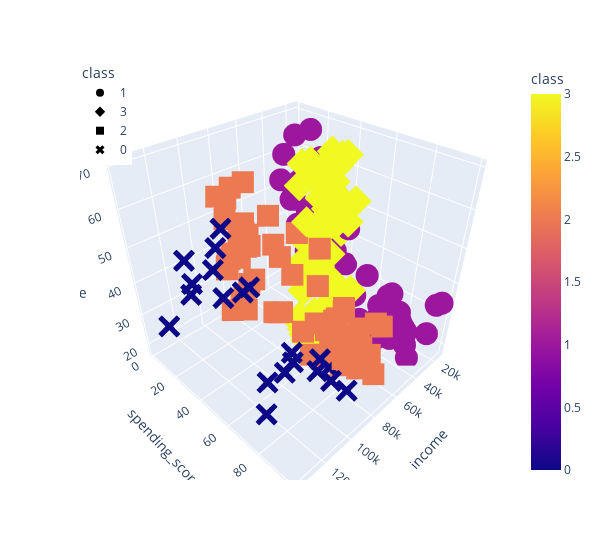

Source (notebook cell):
### Code cell
# K-means with 4 clusters
kmeans(shopping_df, k=4)

### Figure 1 — Plotly figure (JSON) as saved in the notebook; plotly's stock layout.template omitted (floating-point values rounded to 4 significant figures)
{"data": [{"hovertemplate": "class=%{marker.color}<br>income=%{x}<br>spending_score=%{y}<br>age=%{z}<extra></extra>", "legendgroup": "1", "marker": {"color": [1, 1, 1, 1, 1, 1, 1, 1, 1, 1, 1, 1, 1, 1, 1, 1, 1, 1, 1, 1, 1, 1, 1, 1, 1, 1, 1, 1, 1, 1, 1, 1, 1, 1, 1, 1, 1, 1, 1, 1, 1, 1, 1, 1, 1, 1, 1, 1, 1, 1], "coloraxis": "coloraxis", "symbol": "circle"}, "mode": "markers", "name": "1", "scene": "scene", "showlegend": true, "type": "scatter3d", "x": [15000, 15000, 16000, 16000, 17000, 17000, 18000, 18000, 19000, 19000, 19000, 19000, 20000, 20000, 20000, 20000, 21000, 21000, 23000, 23000, 24000, 24000, 25000, 25000, 28000, 28000, 28000, 28000, 29000, 29000, 30000, 30000, 33000, 33000, 33000, 33000, 34000, 34000, 37000, 37000, 38000, 38000, 39000, 39000, 39000, 39000, 40000, 40000, 40000, 40000], "y": [39, 81, 6, 77, 40, 76, 6, 94, 3, 72, 14, 99, 15, 77, 13, 79, 35, 66, 29, 98, 35, 73, 5, 73, 14, 82, 32, 61, 31, 87, 4, 73, 4, 92, 14, 81, 17, 73, 26, 75, 35, 92, 36, 61, 28, 65, 55, 47, 42, 42], "z": [19, 21, 20, 23, 31, 22, 35, 23, 64, 30, 67, 35, 58, 24, 37, 22, 35, 20, 52, 35, 35, 25, 46, 31, 54, 29, 45, 35, 40, 23, 60, 21, 53, 18, 49, 21, 42, 30, 36, 20, 65, 24, 48, 31, 49, 24, 50, 27, 29, 31]}, {"hovertemplate": "class=%{marker.color}<br>income=%{x}<br>spending_score=%{y}<br>age=%{z}<extra></extra>", "legendgroup": "3", "marker": {"color": [3, 3, 3, 3, 3, 3, 3, 3, 3, 3, 3, 3, 3, 3, 3, 3, 3, 3, 3, 3, 3, 3, 3, 3, 3, 3, 3, 3, 3, 3, 3, 3, 3, 3, 3, 3, 3, 3, 3, 3, 3, 3, 3, 3, 3, 3, 3, 3, 3, 3, 3, 3, 3, 3, 3, 3, 3, 3, 3, 3, 3, 3, 3, 3, 3, 3, 3, 3], "coloraxis": "coloraxis", "symbol": "diamond"}, "mode": "markers", "name": "3", "scene": "scene", "showlegend": true, "type": "scatter3d", "x": [42000, 42000, 43000, 43000, 43000, 43000, 44000, 44000, 46000, 46000, 46000, 46000, 47000, 47000, 48000, 48000, 48000, 48000, 48000, 48000, 49000, 49000, 50000, 50000, 54000, 54000, 54000, 54000, 54000, 54000, 54000, 54000, 54000, 54000, 54000, 54000, 57000, 57000, 58000, 58000, 59000, 59000, 60000, 60000, 60000, 60000, 60000, 60000, 61000, 61000, 62000, 62000, 62000, 62000, 62000, 62000, 63000, 63000, 63000, 63000, 63000, 63000, 64000, 64000, 65000, 65000, 65000, 65000], "y": [52, 60, 54, 60, 45, 41, 50, 46, 51, 46, 56, 55, 52, 59, 51, 59, 50, 48, 59, 47, 55, 42, 49, 56, 47, 54, 53, 48, 52, 42, 51, 55, 41, 44, 57, 46, 58, 55, 60, 46, 55, 41, 49, 40, 42, 52, 47, 50, 42, 49, 41, 48, 59, 55, 56, 42, 50, 46, 43, 48, 52, 54, 42, 46, 48, 50, 43, 59], "z": [49, 33, 31, 59, 50, 47, 51, 69, 27, 53, 70, 19, 67, 54, 63, 18, 43, 68, 19, 32, 70, 47, 60, 60, 59, 26, 45, 40, 23, 49, 57, 38, 67, 46, 21, 48, 55, 22, 34, 50, 68, 18, 48, 40, 32, 24, 47, 27, 48, 20, 23, 49, 67, 26, 49, 21, 66, 54, 68, 66, 65, 19, 38, 19, 18, 19, 63, 49]}, {"hovertemplate": "class=%{marker.color}<br>income=%{x}<br>spending_score=%{y}<br>age=%{z}<extra></extra>", "legendgroup": "2", "marker": {"color": [2, 2, 2, 2, 2, 2, 2, 2, 2, 2, 2, 2, 2, 2, 2, 2, 2, 2, 2, 2, 2, 2, 2, 2, 2, 2, 2, 2, 2, 2, 2, 2, 2, 2, 2, 2, 2, 2, 2, 2, 2, 2, 2, 2, 2, 2, 2, 2, 2, 2, 2, 2, 2, 2, 2, 2, 2, 2, 2, 2, 2, 2], "coloraxis": "coloraxis", "symbol": "square"}, "mode": "markers", "name": "2", "scene": "scene", "showlegend": true, "type": "scatter3d", "x": [67000, 67000, 67000, 67000, 69000, 69000, 70000, 70000, 71000, 71000, 71000, 71000, 71000, 71000, 72000, 72000, 73000, 73000, 73000, 73000, 74000, 74000, 75000, 75000, 76000, 76000, 77000, 77000, 77000, 77000, 78000, 78000, 78000, 78000, 78000, 78000, 78000, 78000, 78000, 78000, 78000, 78000, 79000, 79000, 81000, 81000, 85000, 85000, 86000, 86000, 87000, 87000, 87000, 87000, 87000, 87000, 88000, 88000, 88000, 88000, 93000, 93000], "y": [43, 57, 56, 40, 58, 91, 29, 77, 35, 95, 11, 75, 9, 75, 34, 71, 5, 88, 7, 73, 10, 72, 5, 93, 40, 87, 12, 97, 36, 74, 22, 90, 17, 88, 20, 76, 16, 89, 1, 78, 1, 73, 35, 83, 5, 93, 26, 75, 20, 95, 27, 63, 13, 75, 10, 92, 13, 86, 15, 69, 14, 90], "z": [51, 50, 27, 38, 40, 39, 23, 31, 43, 40, 59, 38, 47, 39, 25, 31, 20, 29, 44, 32, 19, 35, 57, 32, 28, 32, 25, 28, 48, 32, 34, 34, 43, 39, 44, 38, 47, 27, 37, 30, 34, 30, 56, 29, 19, 31, 50, 36, 42, 33, 36, 32, 40, 28, 36, 36, 52, 30, 58, 27, 59, 35]}, {"hovertemplate": "class=%{marker.color}<br>income=%{x}<br>spending_score=%{y}<br>age=%{z}<extra></extra>", "legendgroup": "0", "marker": {"color": [0, 0, 0, 0, 0, 0, 0, 0, 0, 0, 0, 0, 0, 0, 0, 0, 0, 0, 0, 0], "coloraxis": "coloraxis", "symbol": "x"}, "mode": "markers", "name": "0", "scene": "scene", "showlegend": true, "type": "scatter3d", "x": [97000, 97000, 98000, 98000, 99000, 99000, 101000, 101000, 103000, 103000, 103000, 103000, 113000, 113000, 120000, 120000, 126000, 126000, 137000, 137000], "y": [32, 86, 15, 88, 39, 97, 24, 68, 17, 85, 23, 69, 8, 91, 16, 79, 28, 74, 18, 83], "z": [37, 32, 46, 29, 41, 30, 54, 28, 41, 36, 34, 32, 33, 38, 47, 35, 45, 32, 32, 30]}], "layout": {"coloraxis": {"colorbar": {"title": {"text": "class"}}, "colorscale": [[0, "#0d0887"], [0.1111, "#46039f"], [0.2222, "#7201a8"], [0.3333, "#9c179e"], [0.4444, "#bd3786"], [0.5556, "#d8576b"], [0.6667, "#ed7953"], [0.7778, "#fb9f3a"], [0.8889, "#fdca26"], [1, "#f0f921"]]}, "legend": {"title": {"text": "class"}, "tracegroupgap": 0, "x": 0, "y": 1}, "margin": {"t": 60}, "scene": {"domain": {"x": [0, 1], "y": [0, 1]}, "xaxis": {"title": {"text": "income"}}, "yaxis": {"title": {"text": "spending_score"}}, "zaxis": {"title": {"text": "age"}}}, "width": 600}}
